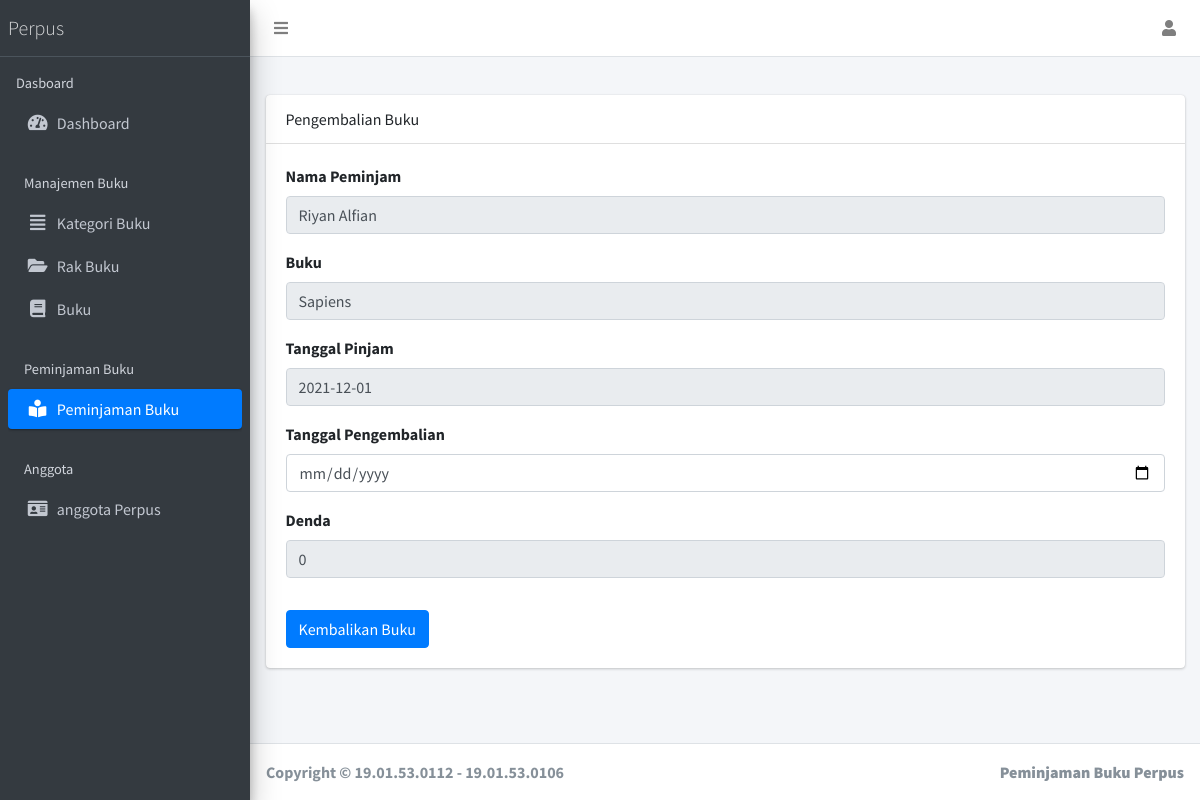
The page /index.php/public/?page=edit-peminjaman&id=1 (signed in) on the database as committed earlier.
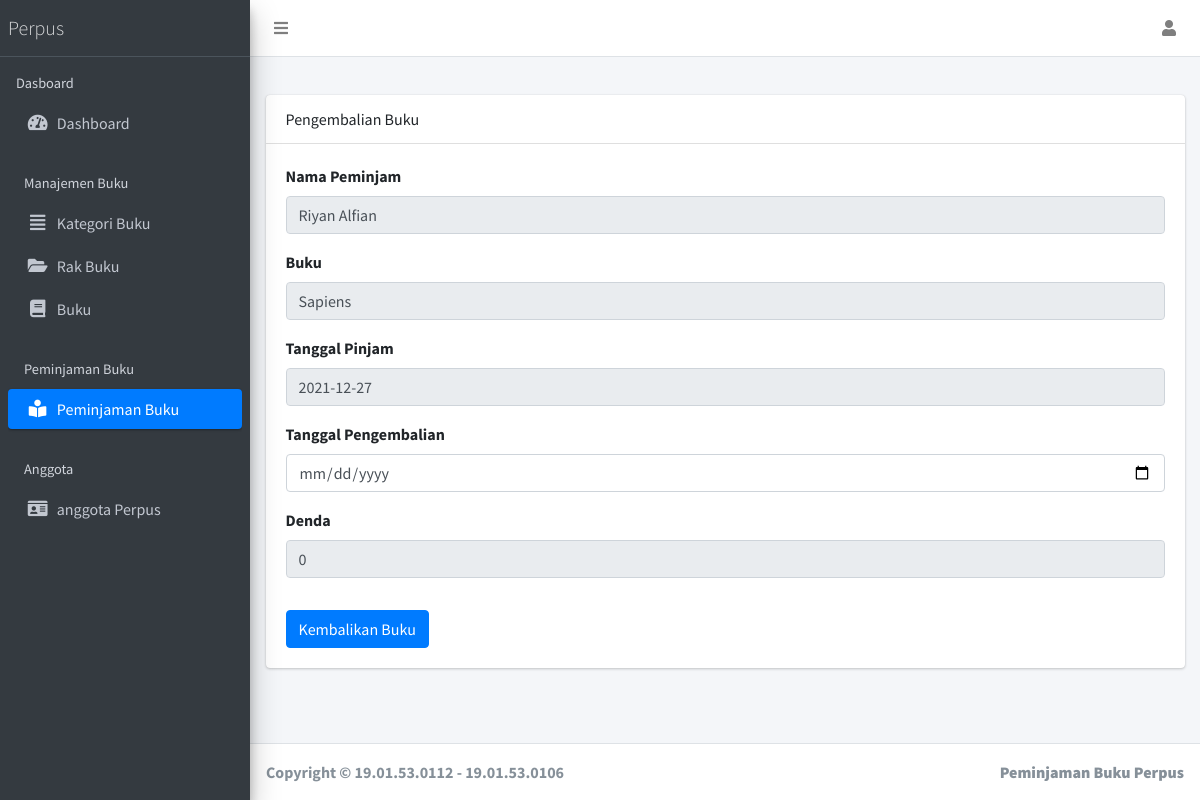
The same page on the database as committed later.
### tables this page shows
CREATE TABLE `pnjam` (
  `id` int(11) NOT NULL,
  `anggota_id` int(11) NOT NULL,
  `buku_id` int(11) NOT NULL,
  `tanggal_pinjam` date NOT NULL,
  `tanggal_pengembalian` date DEFAULT NULL,
  `denda` bigint(20) DEFAULT 0
);

CREATE TABLE `anggota` (
  `id` int(11) NOT NULL,
  `nama` varchar(255) NOT NULL,
  `alamat` varchar(255) NOT NULL,
  `no_telepon` varchar(255) NOT NULL
);

CREATE TABLE `buku` (
  `id` int(11) NOT NULL,
  `id_kategori` int(11) NOT NULL,
  `nama_buku` varchar(255) NOT NULL,
  `penerbit` varchar(255) NOT NULL,
  `tahun-terbit` varchar(255) NOT NULL,
  `total_buku` int(11) NOT NULL,
  `rak` int(11) NOT NULL
);

### views/main/pinjam/edit.php (the view, shortened to what this page needs)
<?php
$get_id = $_GET['id'];
$query = "SELECT pnjam.*,anggota.nama,buku.nama_buku,buku.id as buku FROM pnjam LEFT JOIN anggota ON pnjam.anggota_id = anggota.id LEFT JOIN buku ON pnjam.buku_id = buku.id WHERE pnjam.id = $get_id";
$sql = mysqli_query($koneksi, $query) or die(mysqli_error($koneksi));
while ($data_pinjam = mysqli_fetch_assoc($sql)) : ?>
  <div class="row">
    <div class="col">
      <div class="card">
        <div class="card-header">
          Pengembalian Buku
        </div>
        <div class="card-body">
          <form action="" method="POST">
            <div class="form-group">
              <label>Nama Peminjam</label>
              <input type="text" disabled value="<?= $data_pinjam['nama'] ?>" class="form-control">
            </div>
            <div class="form-group">
              <label>Buku</label>
              <input type="text" disabled value="<?= $data_pinjam['nama_buku'] ?>" class="form-control">
            </div>
            <div class="form-group">
              <label>Tanggal Pinjam</label>
              <input type="text" value="<?= $data_pinjam['tanggal_pinjam'] ?>" id="pinjam" disabled class="form-control">
            </div>
            <div class="form-group">
              <label for="pengembalian">Tanggal Pengembalian</label>
              <input type="date" onchange="hitugDenda()" id="pengembalian" name="pengembalian" required class="form-control">
            </div>
            <div class="form-group">
              <label>Denda</label>
              <input type="text" value="0" id="denda" name="denda" readonly class="form-control">
            </div>
            <button type="submit" name="edit" class="btn btn-primary mt-3">Kembalikan Buku</button>
          </form>
        </div>
      </div>
    </div>
  </div>
  <?php
endwhile;
  ?>

Rows that differ between the two databases and show on the page:
changed pnjam "Riyan Alfian": tanggal_pinjam "2021-12-01" → "2021-12-27"
